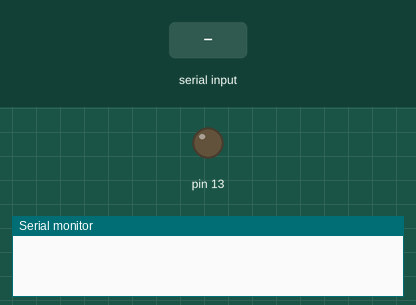
The sketch below on a simulated Arduino Uno, built with avr-gcc and run on an emulated ATmega328P. Shown: output pins drawn as LEDs (lit = HIGH), the last lines printed to the serial monitor. Inputs (shaded band) come from the test bench.

Above: at 1.2 s.
1.3 s: "on" received over the second serial link
At 2.7 s:
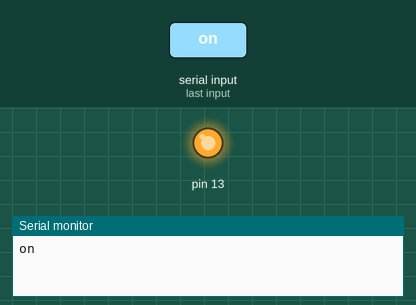
3.0 s: "fuck off" received over the second serial link
At 4.4 s:
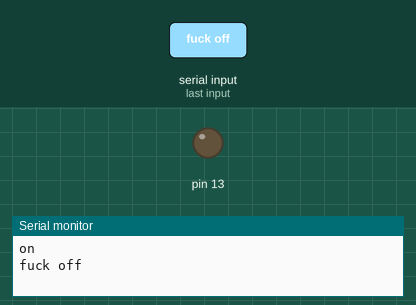
Timing chart, 0 to 6.0 s (numbered marks = the images above; inputs shaded):
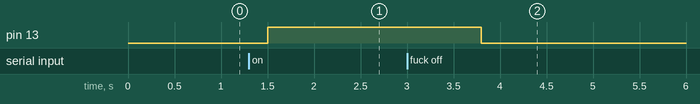

The sketch:

Bluetooth.ino
```cpp
#include"SoftwareSerial.h"

SoftwareSerial BT(10, 11);  //TX, RX
String st;
void setup() {
  // put your setup code here, to run once:
  BT.begin(9600);
  Serial.begin(9600);
  pinMode(13,OUTPUT);
}

void loop() {
  // put your main code here, to run repeatedly:
  while(BT.available()){
    delay(100);
    char c = BT.read();
    st += c;
  }
    if(st.length() > 0){
      Serial.println(st);

      if(st == "on"){
        digitalWrite(13, HIGH);
        //digitalWrite(8, HIGH);
      }
      else if(st == "fuck off"){
        digitalWrite(13, LOW);
        //digitalWrite(8, LOW);
      }
      st = "";    //Reset the variable
    }
  }
```

Measured:
- after the input at 1.3 s, pin 13: LOW → HIGH after 0.20 s
- after the input at 3.0 s, pin 13: HIGH → LOW after 0.80 s
